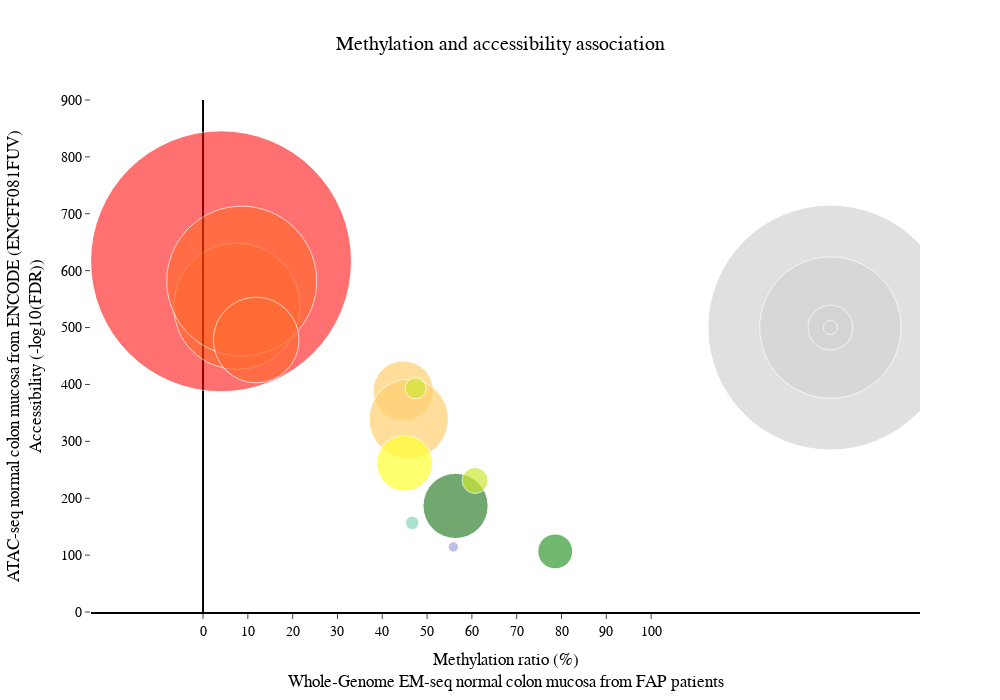

Write notebook code for a chart like this one.
### Code cell
from plotly.subplots import make_subplots
import plotly.graph_objects as go
import plotly.io as pio
pio.renderers

colorscale_met=[
                [1.0, "rgb(165,0,38)"],
                [0.8888888888888888, "rgb(215,48,39)"],
                [0.7777777777777778, "rgb(244,109,67)"],
                [0.6666666666666666, "rgb(253,174,97)"],
                [0.5555555555555556, "rgb(254,224,144)"],
                [0.4444444444444444, "rgb(224,243,248)"],
                [0.3333333333333333, "rgb(171,217,233)"],
                [0.2222222222222222, "rgb(116,173,209)"],
                [0.1111111111111111, "rgb(69,117,180)"],
                [0.0, "rgb(49,54,149)"]]

color_chromState= [
 'rgb( 255,0,0)', # 1 Active TSS 
 'rgb( 255,69,0)', #  2 Flanking TSS 
 'rgb( 255,69,0)', #  3 Flanking TSS Upstream 
 'rgb( 255,69,0)', #  4 Flanking TSS Downstream 
 'rgb( 0,128,0)', #  5 Strong transcription 
 'rgb( 0,100,0)', #  6 Weak transcription 
 'rgb( 194,225,5)', #  7 Genic enhancer1 
 'rgb( 255,195,77)', #  9 Active Enhancer 1 
 'rgb( 255,195,77)', #  10 Active Enhancer 2 
 'rgb( 194,225,5)', #  8 Genic enhancer2 
 'rgb( 255,255,0)', #  11 Weak Enhancer 
 'rgb( 102,205,170)', #  12 ZNF genes & repeats 
 'rgb( 138,145,208)', #  13 Heterochromatin 
 'rgb( 205,92,92)', #  14 Bivalent/Poised TSS 
 'rgb( 189,183,107)', #  15 Bivalent Enhancer 
 'rgb( 128,128,128)', #  16 Repressed PolyComb 
 'rgb( 192,192,192)', #  17 Weak Repressed PolyComb 
 'rgb( 255,255,255)' #  18 Quiescent/Low 
 ]

fig = go.Figure()
#fig = make_subplots(rows=1, cols=2, column_widths=[0.9, 0.1])

fig.add_trace( go.Scatter(
    x=df['met'],
    y=df['atac'],
    mode='markers',
    opacity=0.8,
    marker=dict(
        color=color_chromState,
        #color=df['score'],
        #size=np.log(df['size'].to_list()),
        size=df['size']/100,
        sizemode='area',
        #sizeref=2.*max(size)/(40.**2),
        #sizemin=4
        #colorscale='RdBu_r',
        #colorscale='gray_r',
        #showscale=True
        ),
    #hovertemplate = '<b>%{text}</b><br>'+
    #'<i>#CpGs</i>: $%{size:.2f}',
    #'<br><b>X</b>: %{x}<br>'+
    #'<b>%{text}</b>',
    text = df['text']
    #colorscale=colorscale
    ), 
    #row=1, col=1
    #go.Scatter(x=[0,100],y=[4500,0])                    
)

fig.add_trace( go.Scatter(
    x=df_bubble['x'],
    y=df_bubble['y'],
    mode='markers',
    opacity=0.8,
    marker=dict(
        color='rgb(200,200,200)',
        #color=df['score'],
        #size=np.log(df['size'].to_list()),
        size=df_bubble['size']/100,
        sizemode='area',
        #sizeref=2.*max(size)/(40.**2),
        #sizemin=4
        #colorscale='RdBu_r',
        #colorscale='gray_r',
        #showscale=True
        ),
    #hovertemplate = '<b>%{text}</b><br>'+
    #'<i>#CpGs</i>: $%{size:.2f}',
    #'<br><b>X</b>: %{x}<br>'+
    #'<b>%{text}</b>',
    text = df_bubble['size']
    #colorscale=colorscale
    ), 
    #row=1, col=1
    #go.Scatter(x=[0,100],y=[4500,0])                    
)


#fig.update_yaxes(type="log")
fig.update_layout(
    xaxis_title='Methylation ratio (%)'+'<br>'+'Whole-Genome EM-seq normal colon mucosa from FAP patients',
    yaxis_title='ATAC-seq normal colon mucosa from ENCODE (ENCFF081FUV)'+'<br>'+'Accessibility (-log10(FDR))',
    
    width=1000,
    height=700,
    font_family="Arial",
    title=dict(text="Methylation and accessibility association",
              xanchor='center', x=0.5,  
              ),
    titlefont=dict(size=20),
    #xaxis_title="PC_0",
    #yaxis_title="PC_1",
    #legend_title=None,
    font=dict(
        family="Arial, monospace",
        size=14,
        color="black"
    ),
    xaxis = dict(
        tickmode = 'array',
        tickvals = [0,10,20,30,40,50,60,70,80,90,100],
        range=[-25,160]
    ),
    yaxis = dict(
#        tickmode = 'array',
#        tickvals = [0,10,20,30,40,50,60,70,80,90,100],
        range=[0,900]
    ),
    legend=dict(
        #yanchor="bottom",
        #y=0.01,
        #xanchor="left",
        #x=0.01,
        #traceorder="reversed",
        bgcolor= "rgb(255, 255, 255)",
        bordercolor="Black",
        borderwidth=1,
        ),
    #plot_bgcolor='rgb(250,250,250)',
    plot_bgcolor='rgb(255,255,255)',
    showlegend=False
)



fig.update_xaxes(showline=True, linecolor='black', mirror=False, linewidth=2, ticks='outside', zeroline=True, zerolinewidth=2, zerolinecolor='black')
fig.update_yaxes(showline=False, linecolor='black', mirror=True, linewidth=2, ticks='outside')


fig.write_image("fap_asso_met_atac_chromState_trend.pdf")
fig.write_image("fap_asso_met_atac_chromState_trend.png")

fig.show()

### Figure 1 — Plotly figure (JSON) as saved in the notebook; plotly's stock layout.template omitted (floating-point values rounded to 4 significant figures)
{"data": [{"marker": {"color": ["rgb( 255,0,0)", "rgb( 255,69,0)", "rgb( 255,69,0)", "rgb( 255,69,0)", "rgb( 0,128,0)", "rgb( 0,100,0)", "rgb( 194,225,5)", "rgb( 255,195,77)", "rgb( 255,195,77)", "rgb( 194,225,5)", "rgb( 255,255,0)", "rgb( 102,205,170)", "rgb( 138,145,208)", "rgb( 205,92,92)", "rgb( 189,183,107)", "rgb( 128,128,128)", "rgb( 192,192,192)", "rgb( 255,255,255)"], "size": [34050.0, 7985.0, 11240.0, 3669.0, 607.3, 2124.0, 339.3, 1821.0, 3157.0, 223.2, 1558.0, 91.61, 53.74], "sizemode": "area"}, "mode": "markers", "opacity": 0.8, "text": ["1_TssA<br>#CpG: 3,404,731", "2_TssFlnk<br>#CpG: 798,547", "3_TssFlnkU<br>#CpG: 1,123,659", "4_TssFlnkD<br>#CpG: 366,856", "5_Tx<br>#CpG: 60,730", "6_TxWk<br>#CpG: 212,362", "7_EnhG1<br>#CpG: 33,932", "9_EnhA1<br>#CpG: 182,096", "10_EnhA2<br>#CpG: 315,686", "8_EnhG2<br>#CpG: 22,315", "11_EnhWk<br>#CpG: 155,849", "12_ZNF_Rpts<br>#CpG: 9,161", "13_Het<br>#CpG: 5,374"], "type": "scatter", "x": [4.02, 7.548, 8.636, 11.86, 78.59, 56.36, 60.7, 44.69, 45.91, 47.44, 44.98, 46.69, 55.87], "y": [616.5, 537.5, 581.6, 478.1, 106.5, 186.5, 231.3, 388.5, 339.4, 393.5, 261.5, 156.6, 114.4]}, {"marker": {"color": "rgb(200,200,200)", "size": [30000, 10000, 1000, 100], "sizemode": "area"}, "mode": "markers", "opacity": 0.8, "text": [3000000, 1000000, 100000, 10000], "type": "scatter", "x": [140, 140, 140, 140], "y": [500, 500, 500, 500]}], "layout": {"font": {"color": "black", "family": "Arial, monospace", "size": 14}, "height": 700, "legend": {"bgcolor": "rgb(255, 255, 255)", "bordercolor": "Black", "borderwidth": 1}, "plot_bgcolor": "rgb(255,255,255)", "showlegend": false, "title": {"font": {"size": 20}, "text": "Methylation and accessibility association", "x": 0.5, "xanchor": "center"}, "width": 1000, "xaxis": {"linecolor": "black", "linewidth": 2, "mirror": false, "range": [-25, 160], "showline": true, "tickmode": "array", "ticks": "outside", "tickvals": [0, 10, 20, 30, 40, 50, 60, 70, 80, 90, 100], "title": {"text": "Methylation ratio (%)<br>Whole-Genome EM-seq normal colon mucosa from FAP patients"}, "type": "linear", "zeroline": true, "zerolinecolor": "black", "zerolinewidth": 2}, "yaxis": {"linecolor": "black", "linewidth": 2, "mirror": true, "range": [0, 900], "showline": false, "ticks": "outside", "title": {"text": "ATAC-seq normal colon mucosa from ENCODE (ENCFF081FUV)<br>Accessibility (-log10(FDR))"}, "type": "linear"}}}
